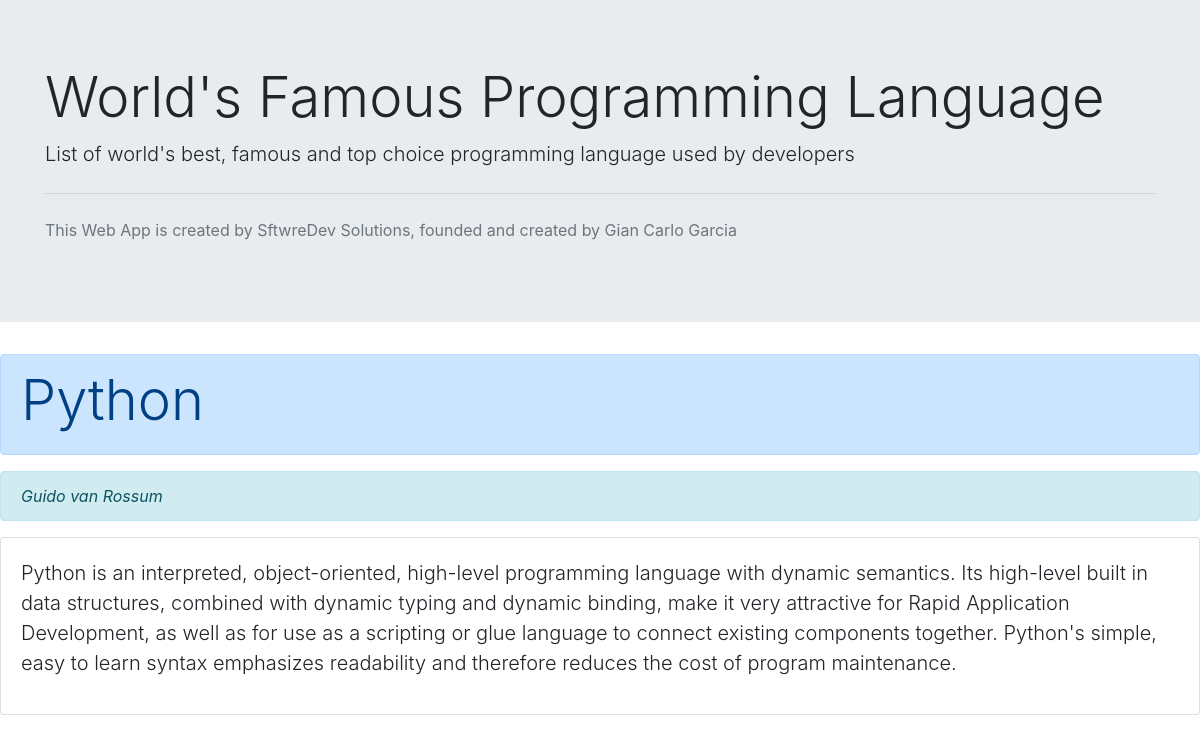
The app's page /list/python/ with its own data.
### crud/models.py (models this page shows, shortened)
class Programming(models.Model):
    language = models.CharField(max_length=100,db_index=True)
    slug = models.SlugField(unique=True, db_index=True)
    creator = models.CharField(max_length=100)
    description = models.TextField(blank=False)

### crud/views.py (the view)
# urls.py: path('list/<str:slug>/', views.detail, name='detail'),
def detail(request, slug):
    obj = get_object_or_404(Programming, slug=slug)
    template_name = 'crud/detail.html'
    context = {"detail" : obj}
    return render(request, template_name, context)

### crud/templates/crud/detail.html (shortened to what this page needs)
{% extends 'base.html' %}
{% block content %}
    {% include 'crud/header.html'%}
    <div class="alert alert-primary" role="alert">
        <h3 class='display-4'> {{ detail.language }} </h3>
    </div>
    <p class="alert alert-info"> <cite title='Source Title'>{{ detail.creator }} </cite> </p>
    <div class="card card-body">
        <p class="lead"> {{detail.description }} </p>
    </div>
{% endblock %}

### records on screen
Programming: language "Python", creator "Guido van Rossum", description "Python is an interpreted, object-oriented, high-level programming language with dynamic semantics. Its high-level built in data structures, combined with dynamic typing and dynamic binding, make it very attractive for Rapid Application Development, as well as for use as a scripting or glue language to connect existing components together. Python's simple, easy to learn syntax emphasizes readability and therefore reduces the cost of program maintenance."
